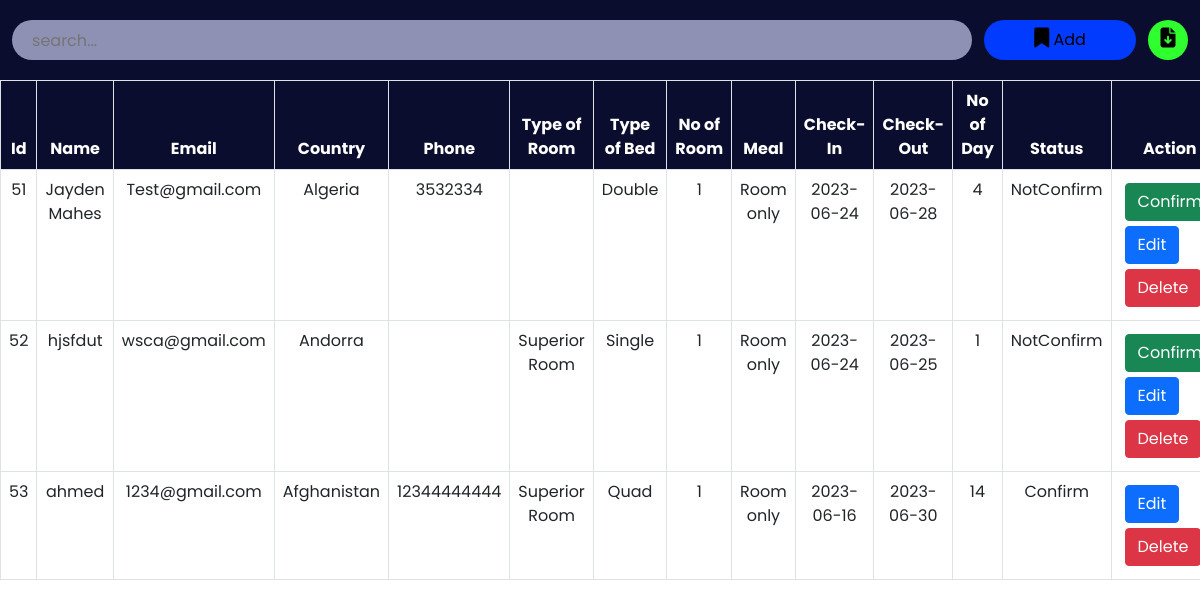
Page /HotelDuin/admin/roombook.php on the committed database.
### tables this page shows
CREATE TABLE `roombook` (
  `id` int(10) NOT NULL,
  `Name` varchar(50) NOT NULL,
  `Email` varchar(50) NOT NULL,
  `Country` varchar(30) NOT NULL,
  `Phone` varchar(30) NOT NULL,
  `RoomType` varchar(30) NOT NULL,
  `Bed` varchar(30) NOT NULL,
  `Meal` varchar(30) NOT NULL,
  `NoofRoom` varchar(30) NOT NULL,
  `cin` date NOT NULL,
  `cout` date NOT NULL,
  `nodays` int(50) NOT NULL,
  `stat` varchar(30) NOT NULL
);

### HotelDuin/admin/roombook.php (the view, shortened to what this page needs)
<?php
include '../config.php';
?>
<!DOCTYPE html>
<html lang="en">
<head>
    <link href="https://cdn.jsdelivr.net/npm/bootstrap@5.0.2/dist/css/bootstrap.min.css" rel="stylesheet">
    <link rel="stylesheet" href="https://cdnjs.cloudflare.com/ajax/libs/font-awesome/6.2.0/css/all.min.css" />
    <link rel="stylesheet" href="./css/roombook.css">
</head>
<body>
    <div class="searchsection">
        <input type="text" name="search_bar" id="search_bar" placeholder="search..." onkeyup="searchFun()">
        <button class="adduser" id="adduser" onclick="adduseropen()"><i class="fa-solid fa-bookmark"></i> Add</button>
        <form action="./exportdata.php" method="post">
            <button class="exportexcel" id="exportexcel" name="exportexcel" type="submit"><i class="fa-solid fa-file-arrow-down"></i></button>
        </form>
    </div>
    <div class="roombooktable" class="table-responsive-xl">
        <?php
            $roombooktablesql = "SELECT * FROM roombook";
            $roombookresult = mysqli_query($conn, $roombooktablesql);
        ?>
        <table class="table table-bordered" id="table-data">
            <thead>
                <tr>
                    <th scope="col">Id</th>
                    <th scope="col">Name</th>
                    <th scope="col">Email</th>
                    <th scope="col">Country</th>
                    <th scope="col">Phone</th>
                    <th scope="col">Type of Room</th>
                    <th scope="col">Type of Bed</th>
                    <th scope="col">No of Room</th>
                    <th scope="col">Meal</th>
                    <th scope="col">Check-In</th>
                    <th scope="col">Check-Out</th>
                    <th scope="col">No of Day</th>
                    <th scope="col">Status</th>
                    <th scope="col" class="action">Action</th>
                </tr>
            </thead>
            <tbody>
            <?php
            while ($res = mysqli_fetch_array($roombookresult)) {
            ?>
                <tr>
                    <td><?php echo $res['id'] ?></td>
                    <td><?php echo $res['Name'] ?></td>
                    <td><?php echo $res['Email'] ?></td>
                    <td><?php echo $res['Country'] ?></td>
                    <td><?php echo $res['Phone'] ?></td>
                    <td><?php echo $res['RoomType'] ?></td>
                    <td><?php echo $res['Bed'] ?></td>
                    <td><?php echo $res['NoofRoom'] ?></td>
                    <td><?php echo $res['Meal'] ?></td>
                    <td><?php echo $res['cin'] ?></td>
                    <td><?php echo $res['cout'] ?></td>
                    <td><?php echo $res['nodays'] ?></td>
                    <td><?php echo $res['stat'] ?></td>
                    <td class="action">
                        <?php
                            if($res['stat'] == "Confirm")
                            {
                                echo " ";
                            }
                            else
                            {
                                echo "<a href='roomconfirm.php?id=". $res['id'] ."'><button class='btn btn-success'>Confirm</button></a>";
                            }
                        ?>
                        <a href="roombookedit.php?id=<?php echo $res['id'] ?>"><button class="btn btn-primary">Edit</button></a>
                        <a href="roombookdelete.php?id=<?php echo $res['id'] ?>"><button class='btn btn-danger'>Delete</button></a>
                    </td>
                </tr>
            <?php
            }
            ?>
            </tbody>
        </table>
    </div>
</body>
</html>

### HotelDuin/admin/css/roombook.css (style rules this page uses)
:root { --bg-text-shadow: 0 2px 4px rgb(13 0 77 / 8%), 0 3px 6px rgb(13 0 77 / 8%), 0 8px 16px rgb(13 0 77 / 8%); --bg-box-shadow: 0px 0px 20px 6px rgba(26, 30, 164, 0.31); }
body { background-color: #ffff; }
* { margin: 0; padding: 0; font-family: 'Poppins', sans-serif; }
i { font-size: 20px; }
.searchsection { height: 80px; width: 100%; display: flex; justify-content: space-evenly; align-items: center; background-color: #0a0d2d; position: fixed; z-index: 500; }
#search_bar { height: 40px; width: 80%; border: none; background-color: rgba(195, 198, 233, 0.714); padding-left: 20px; border-radius: 30px; }
#adduser { height: 40px; background-color: rgb(0, 59, 254); border: none; border-radius: 30px; padding: 0 50px; }
.exportexcel { height: 40px; width: 40px; background-color: rgb(47, 255, 47); border: none; border-radius: 50%; }
a { color: black; }
.roombooktable { position: absolute; color: #0a0d2d; margin-top: 80px; width: 100%; height: 100vh; padding-bottom: 900px; }
.roombooktable thead { background-color: #0a0d2d; color: white; text-align: center; }
.roombooktable tbody { text-align: center; }
.action a { text-decoration: none; }
.action button { display: flex; flex-wrap: wrap; margin: 5px; }

### rows in the picture
roombook: id "51", Name "Jayden Mahes", Email "Test@gmail.com", Country "Algeria", Phone "3532334", Bed "Double", NoofRoom "1", Meal "Room only", cin "2023-06-24", cout "2023-06-28", nodays "4", stat "NotConfirm"
roombook: id "52", Name "hjsfdut", Email "wsca@gmail.com", Country "Andorra", RoomType "Superior Room", Bed "Single", NoofRoom "1", Meal "Room only", cin "2023-06-24", cout "2023-06-25", nodays "1", stat "NotConfirm"
roombook: id "53", Name "ahmed", Email "1234@gmail.com", Country "Afghanistan", Phone "12344444444", RoomType "Superior Room", Bed "Quad", NoofRoom "1", Meal "Room only", cin "2023-06-16", cout "2023-06-30", nodays "14", stat "Confirm"
